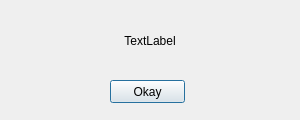
<?xml version="1.0" encoding="UTF-8"?>
<ui version="4.0">
 <class>DLG_Message</class>
 <widget class="QDialog" name="DLG_Message">
  <property name="geometry">
   <rect>
    <x>0</x>
    <y>0</y>
    <width>300</width>
    <height>120</height>
   </rect>
  </property>
  <property name="windowTitle">
   <string>Attention</string>
  </property>
  <widget class="QLabel" name="label_message">
   <property name="geometry">
    <rect>
     <x>0</x>
     <y>20</y>
     <width>300</width>
     <height>41</height>
    </rect>
   </property>
   <property name="text">
    <string>TextLabel</string>
   </property>
   <property name="alignment">
    <set>Qt::AlignCenter</set>
   </property>
  </widget>
  <widget class="QPushButton" name="btn_okay">
   <property name="geometry">
    <rect>
     <x>110</x>
     <y>80</y>
     <width>75</width>
     <height>23</height>
    </rect>
   </property>
   <property name="text">
    <string>Okay</string>
   </property>
  </widget>
 </widget>
 <resources/>
 <connections/>
</ui>
